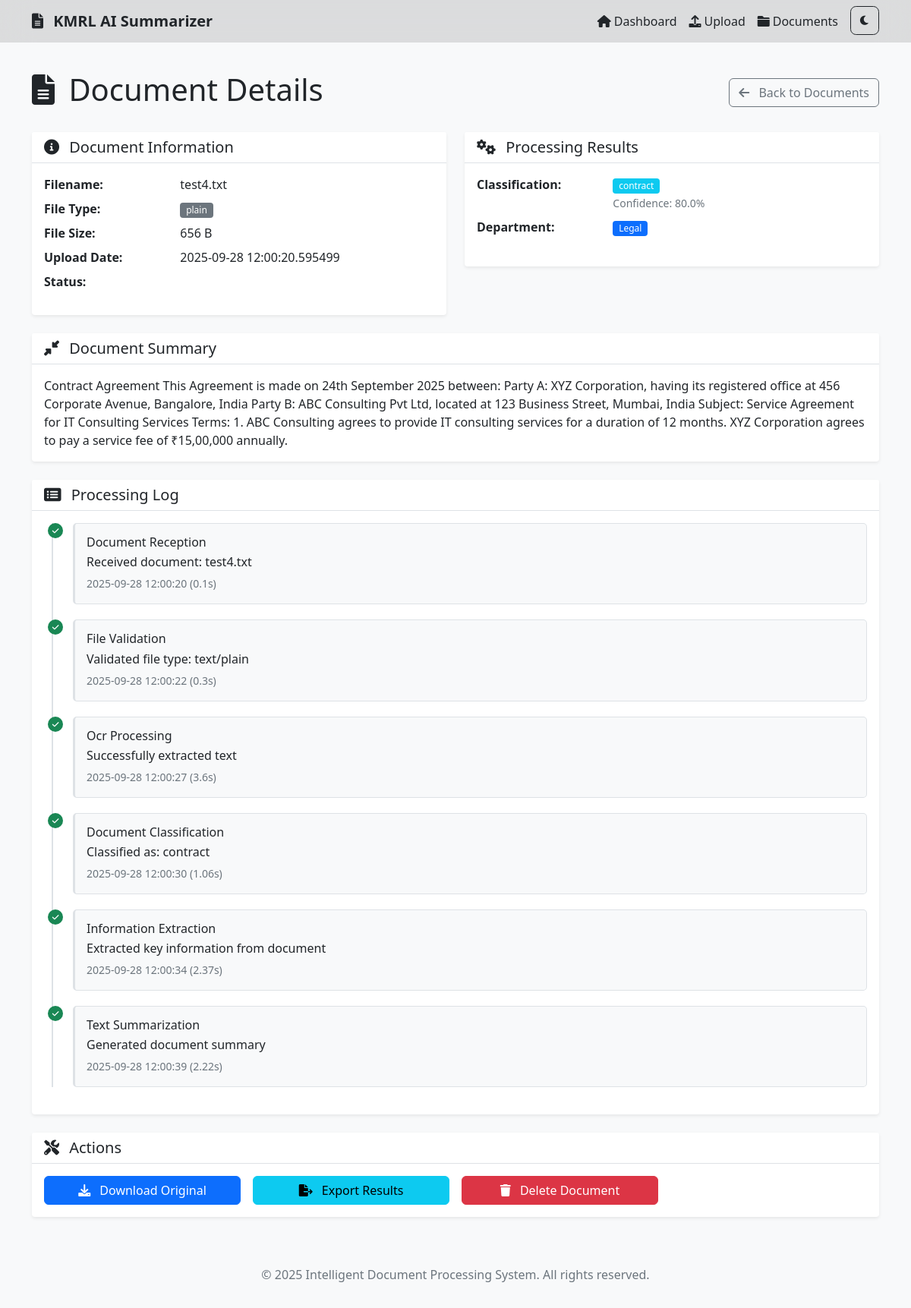
Screenshot of /document/3 with the database file from the repository.
### app.py (models this page shows, shortened)
class Document(db.Model):
    id = db.Column(db.Integer, primary_key=True)
    filename = db.Column(db.String(255), nullable=False)
    original_filename = db.Column(db.String(255), nullable=False)
    file_type = db.Column(db.String(50))
    file_size = db.Column(db.Integer)
    upload_date = db.Column(db.DateTime, default=datetime.utcnow)
    status = db.Column(db.String(50), default='uploaded')
    extracted_text = db.Column(db.Text)
    summary = db.Column(db.Text)
    document_type = db.Column(db.String(100))
    confidence_score = db.Column(db.Float)
    department = db.Column(db.String(100))

### app.py (the view)
@app.route('/document/<int:doc_id>')
def document_detail(doc_id):
    document = Document.query.get_or_404(doc_id)
    logs = []
    if document.status in ['processed', 'complete', 'failed']:
        import random
        from datetime import timedelta
        reception_time = document.upload_date
        logs.append({
            'module': 'document reception',
            'message': f'Received document: {document.original_filename}',
            'status': 'completed',
            'timestamp': reception_time.strftime('%Y-%m-%d %H:%M:%S'),
            'processing_time': 0.1
        })
        validation_time = reception_time + timedelta(seconds=2)
        logs.append({
            'module': 'file validation',
            'message': f'Validated file type: {document.file_type}',
            'status': 'completed',
            'timestamp': validation_time.strftime('%Y-%m-%d %H:%M:%S'),
            'processing_time': 0.3
        })
        ocr_time = validation_time + timedelta(seconds=5)
        ocr_status = 'completed' if document.extracted_text else 'failed'
        ocr_message = 'Successfully extracted text' if document.extracted_text else 'Failed to extract text'
        logs.append({
            'module': 'OCR processing',
            'message': ocr_message,
            'status': ocr_status,
            'timestamp': ocr_time.strftime('%Y-%m-%d %H:%M:%S'),
            'processing_time': random.uniform(1.5, 8.0)
        })
        if ocr_status == 'completed':
            classification_time = ocr_time + timedelta(seconds=3)
            logs.append({
                'module': 'document classification',
                'message': f'Classified as: {document.document_type or "Unknown"}',
                'status': 'completed',
                'timestamp': classification_time.strftime('%Y-%m-%d %H:%M:%S'),
                'processing_time': random.uniform(0.8, 2.5)
            })
            extraction_time = classification_time + timedelta(seconds=4)
            logs.append({
                'module': 'information extraction',
                'message': 'Extracted key information from document',
                'status': 'completed',
                'timestamp': extraction_time.strftime('%Y-%m-%d %H:%M:%S'),
                'processing_time': random.uniform(1.2, 3.0)
            })
            if document.summary:
                summary_time = extraction_time + timedelta(seconds=5)
                logs.append({
                    'module': 'text summarization',
                    'message': 'Generated document summary',
                    'status': 'completed',
                    'timestamp': summary_time.strftime('%Y-%m-%d %H:%M:%S'),
                    'processing_time': random.uniform(2.0, 5.0)
                })
    return render_template('document_detail.html', document=document, logs=logs)

### frontend/templates/document_detail.html (shortened to what this page needs)
{% extends "base.html" %}
{% block content %}
<div class="row">
    <div class="col-12">
        <div class="d-flex justify-content-between align-items-center mb-4">
            <h1>
                <i class="fas fa-file-alt me-2"></i>
                Document Details
            </h1>
            <div>
                <a href="{{ url_for('documents') }}" class="btn btn-outline-secondary">
                    <i class="fas fa-arrow-left me-2"></i>
                    Back to Documents
                </a>
            </div>
        </div>
    </div>
</div>
<div class="row">
    <div class="col-md-6">
        <div class="card">
            <div class="card-header">
                <h5 class="mb-0">
                    <i class="fas fa-info-circle me-2"></i>
                    Document Information
                </h5>
            </div>
            <div class="card-body">
                <dl class="row">
                    <dt class="col-sm-4">Filename:</dt>
                    <dd class="col-sm-8">{{ document.original_filename }}</dd>
                    <dt class="col-sm-4">File Type:</dt>
                    <dd class="col-sm-8">
                        <span class="badge bg-secondary">
                            {{ document.file_type.split('/')[-1] if document.file_type else 'unknown' }}
                        </span>
                    </dd>
                    <dt class="col-sm-4">File Size:</dt>
                    <dd class="col-sm-8">
                        {% if document.file_size %}
                            {% if document.file_size < 1024 %}
                                {{ document.file_size }} B
                            {% elif document.file_size < 1048576 %}
                                {{ "%.1f"|format(document.file_size/1024) }} KB
                            {% elif document.file_size < 1073741824 %}
                                {{ "%.1f"|format(document.file_size/1048576) }} MB
                            {% else %}
                                {{ "%.1f"|format(document.file_size/1073741824) }} GB
                            {% endif %}
                        {% else %}
                            Unknown
                        {% endif %}
                    </dd>
                    <dt class="col-sm-4">Upload Date:</dt>
                    <dd class="col-sm-8">
                        {% if document.upload_date %}
                            {{ document.upload_date }}
                        {% else %}
                            N/A
                        {% endif %}
                    </dd>
                    <dt class="col-sm-4">Status:</dt>
                    <dd class="col-sm-8">
                    </dd>
                </dl>
            </div>
        </div>
    </div>
    <div class="col-md-6">
        <div class="card">
            <div class="card-header">
                <h5 class="mb-0">
                    <i class="fas fa-cogs me-2"></i>
                    Processing Results
                </h5>
            </div>
            <div class="card-body">
                <dl class="row">
                    <dt class="col-sm-4">Classification:</dt>
                    <dd class="col-sm-8">
                        {% if document.document_type %}
                            <span class="badge bg-info">{{ document.document_type }}</span>
                            {% if document.confidence_score %}
                                <br><small class="text-muted">
                                    Confidence: {{ (document.confidence_score * 100)|round(1) }}%
                                </small>
                            {% endif %}
                        {% else %}
                            <span class="text-muted">Not classified</span>
                        {% endif %}
                    </dd>
                    <dt class="col-sm-4">Department:</dt>
                    <dd class="col-sm-8">
                        {% if document.department %}
                            <span class="badge bg-primary">{{ document.department }}</span>
                        {% else %}
                            <span class="text-muted">Not routed</span>
                        {% endif %}
                    </dd>
                </dl>
            </div>
        </div>
    </div>
</div>
{% if document.summary %}
<div class="row mt-4">
    <div class="col-12">
        <div class="card">
            <div class="card-header">
                <h5 class="mb-0">
                    <i class="fas fa-compress-alt me-2"></i>
                    Document Summary
                </h5>
            </div>
            <div class="card-body">
                <p class="card-text">{{ document.summary }}</p>
            </div>
        </div>
    </div>
</div>
{% endif %}
<div class="row mt-4">
    <div class="col-12">
        <div class="card">
            <div class="card-header">
                <h5 class="mb-0">
                    <i class="fas fa-list-alt me-2"></i>
                    Processing Log
                </h5>
            </div>
            <div class="card-body">
                {% if logs %}
                    <div class="timeline">
                        {% for log in logs %}
                            <div class="timeline-item">
                                <div class="timeline-marker
                                    {% if log.status == 'completed' %}bg-success
                                    {% elif log.status == 'failed' %}bg-danger
                                    {% elif log.status == 'started' %}bg-primary
                                    {% else %}bg-warning{% endif %}">
                                    {% if log.status == 'completed' %}
                                        <i class="fas fa-check"></i>
                                    {% elif log.status == 'failed' %}
                                        <i class="fas fa-times"></i>
                                    {% elif log.status == 'started' %}
                                        <i class="fas fa-play"></i>
                                    {% else %}
                                        <i class="fas fa-clock"></i>
                                    {% endif %}
                                </div>
                                <div class="timeline-content">
                                    <h6 class="mb-1">{{ log.module|title }}</h6>
                                    <p class="mb-1">{{ log.message }}</p>
                                    <small class="text-muted">
                                        {% if log.timestamp %}
                                            {{ log.timestamp }}
                                        {% endif %}
                                        {% if log.processing_time %}
                                            ({{ log.processing_time|round(2) }}s)
                                        {% endif %}
                                    </small>
                                </div>
                            </div>
                        {% endfor %}
                    </div>
                {% else %}
                    <div class="text-center text-muted py-3">
                        <i class="fas fa-clipboard-list fa-2x mb-2"></i>
                        <p>No processing logs available</p>
                    </div>
                {% endif %}
            </div>
        </div>
    </div>
</div>
<div class="row mt-4">
    <div class="col-12">
        <div class="card">
            <div class="card-header">
                <h5 class="mb-0">
                    <i class="fas fa-tools me-2"></i>
                    Actions
                </h5>
            </div>
            <div class="card-body">
                <div class="row g-3">
                    <div class="col-md-3">
                        <button class="btn btn-primary w-100" onclick="downloadDocument()">
                            <i class="fas fa-download me-2"></i>
                            Download Original
                        </button>
                    </div>
                    <div class="col-md-3">
                        <button class="btn btn-info w-100" onclick="exportResults()">
                            <i class="fas fa-file-export me-2"></i>
                            Export Results
                        </button>
                    </div>
                    <div class="col-md-3">
                        <button class="btn btn-danger w-100" onclick="deleteDocument()">
                            <i class="fas fa-trash me-2"></i>
                            Delete Document
                        </button>
                    </div>
                </div>
            </div>
        </div>
    </div>
</div>
{% endblock %}

### frontend/static/css/style.css (style rules this page uses)
:root { --primary-color: #0d6efd; --secondary-color: #6c757d; --success-color: #198754; --warning-color: #ffc107; --danger-color: #dc3545; --info-color: #0dcaf0; --light-color: #f8f9fa; --dark-color: #000000; --bg-color: #f8f9fa; --text-color: #212529; --card-bg-color: #ffffff; --border-color: #dee2e6; --nav-bg-color: #0000001d; --nav-text-color: #212529; --footer-bg-color: #f8f9fa; --footer-text-color: #6c757d; }
body { font-family: "Segoe UI", Tahoma, Geneva, Verdana, sans-serif; background-color: var(--bg-color); color: var(--text-color); transition: background-color 0.3s ease, color 0.3s ease; padding-top: 70px; }
.card { border: none; box-shadow: 0 0.125rem 0.25rem rgba(0, 0, 0, 0.075); transition: box-shadow 0.15s ease-in-out, background-color 0.3s ease; background-color: var(--card-bg-color); color: var(--text-color); }
.card-header { background-color: var(--card-bg-color); border-bottom: 1px solid var(--border-color); font-weight: 600; }
.badge { font-size: 0.75em; font-weight: 500; }
.btn { font-weight: 500; border-radius: 0.375rem; transition: all 0.15s ease-in-out; }
.timeline { position: relative; padding-left: 2rem; }
.timeline::before { content: ""; position: absolute; left: 0.625rem; top: 0; bottom: 0; width: 2px; background: #dee2e6; }
.timeline-item { position: relative; margin-bottom: 1.5rem; }
.timeline-marker { position: absolute; left: -1.75rem; width: 1.5rem; height: 1.5rem; border-radius: 50%; display: flex; align-items: center; justify-content: center; color: white; font-size: 0.75rem; z-index: 1; }
.timeline-content { background: #fff; padding: 1rem; border-radius: 0.5rem; border: 1px solid #dee2e6; margin-left: 0.5rem; }

### frontend/static/css/dark-mode.css (style rules this page uses)
:root { transition: all 0s; }
body.theme-initialized { transition: background-color 0.3s ease, color 0.3s ease; }

### frontend/static/css/page-transitions.css (style rules this page uses)
a { transition: color 0.2s ease; }
html { transition: background-color 0.5s ease; }
.card { transition: transform 0.2s ease, box-shadow 0.2s ease, background-color 0.3s ease !important; }

### frontend/templates/document_detail.html (style rules this page uses)
.timeline { position: relative; padding-left: 30px; }
.timeline::before { content: ''; position: absolute; left: 10px; top: 0; bottom: 0; width: 2px; background: #dee2e6; }
.timeline-item { position: relative; margin-bottom: 20px; }
.timeline-marker { position: absolute; left: -25px; width: 20px; height: 20px; border-radius: 50%; display: flex; align-items: center; justify-content: center; color: white; font-size: 10px; }
.timeline-content { background: #f8f9fa; padding: 15px; border-radius: 5px; border-left: 3px solid #dee2e6; }

### rows the page displays
Document: original_filename "test4.txt", file_type "plain", file_size "656", upload_date "2025-09-28 12:00:20.595499", document_type "contract", (document.confidence_score*100)|round(1) "80.0", department "Legal", summary "Contract Agreement This Agreement is made on 24th September 2025 between: Party A: XYZ Corporation, having its registered office at 456 Corporate Avenue, Bangalore, India Party B: ABC Consulting Pvt Ltd, located at 123 Business Street, Mumbai, India Subject: Service Agreement for IT Consulting Services Terms: 1. ABC Consulting agrees to provide IT consulting services for a duration of 12 months. XYZ Corporation agrees to pay a service fee of ₹15,00,000 annually."

### other values shown
{{ log.module|title }} "Document Reception" "File Validation" "Ocr Processing" "Document Classification" "Information Extraction" "Text Summarization"
{{ log.message }} "Received document: test4.txt" "Validated file type: text/plain" "Successfully extracted text" "Classified as: contract" "Extracted key information from document" "Generated document summary"
{{ log.timestamp }} "2025-09-28 12:00:20" "2025-09-28 12:00:22" "2025-09-28 12:00:27" "2025-09-28 12:00:30" "2025-09-28 12:00:34" "2025-09-28 12:00:39"
{{ log.processing_time|round(2) }} "0.1" "0.3" "3.6" "1.06" "2.37" "2.22"
